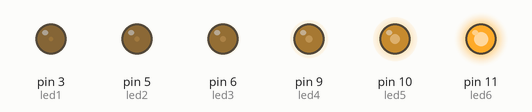
Bench run of a sketch on a simulated Arduino Uno, built with avr-gcc and run on an emulated ATmega328P. Parts: output pins drawn as LEDs (lit = HIGH).

Above: at 0.1 s.
Timing chart, 0 to 1.6 s (numbered marks = the images above):
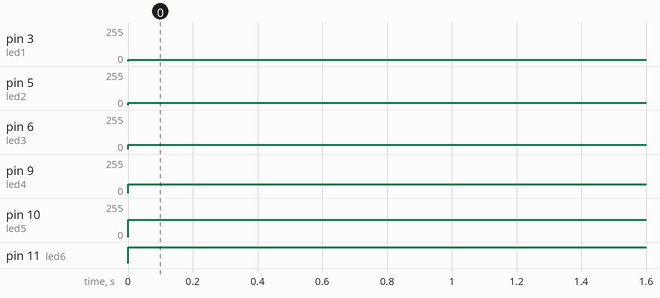

The sketch:

controlled_brightness_led.ino
```cpp
//LED Pins
int led1 = 3;
int led2 = 5;
int led3 = 6;
int led4 = 9;
int led5 = 10;
int led6 = 11;

//Delay Timer
//int timer = 1000;

void setup ()
{
   pinMode(led1, OUTPUT);
   pinMode(led2, OUTPUT);
   pinMode(led3, OUTPUT);
   pinMode(led4, OUTPUT);
   pinMode(led5, OUTPUT);
   pinMode(led6, OUTPUT);
}

void loop ()
{
  //0 = 0V; 255 = 5V

  analogWrite(led1, 8);
  analogWrite(led2, 16);
  analogWrite(led3, 32);
  analogWrite(led4, 64);
  analogWrite(led5, 128);
  analogWrite(led6, 255);
}
```

Measured:
- by itself, pin 3 (led1): 0/255 → 8/255 at 0.00 s
- by itself, pin 5 (led2): 0/255 → 16/255 at 0.00 s
- by itself, pin 6 (led3): 0/255 → 32/255 at 0.00 s
- by itself, pin 9 (led4): 0/255 → 64/255 at 0.00 s
- by itself, pin 10 (led5): 0/255 → 128/255 at 0.00 s
- by itself, pin 11 (led6): LOW → HIGH at 0.00 s
